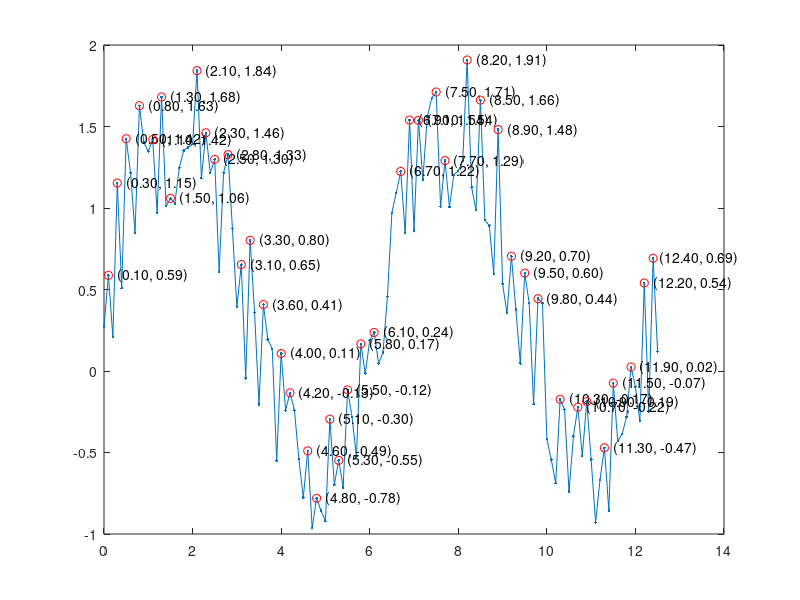

This chart was generated by the following MATLAB code:
t = 0 : 0.1 : 4*pi;
y = sin(t) + rand(1, length(t));
plot(t, y, '.-');
hold on;

for i=1 : 125
    if (i==1)
        if y(i) > y(i+1)
            plot(t(i), y(i), 'r:o');
            text(t(i), y(i), sprintf('   (%.2f, %.2f)', t(i), y(i)), 'HorizontalAlignment', 'left');
        end;
    elseif (i>1 && i<125)
        if (y(i) >= y(i-1) && y(i) >= y(i+1))
           plot(t(i), y(i), 'r:o');
           text(t(i), y(i), sprintf('   (%.2f, %.2f)', t(i), y(i)), 'HorizontalAlignment', 'left');
        end;
    else
        if y(i)>y(i-1)
            plot(t(i), y(i), 'r:o');
            text(t(i), y(i), sprintf('  (%.2f, %.2f)', t(i), y(i)), 'HorizontalAlignment', 'left');
        end;
    end;
end;